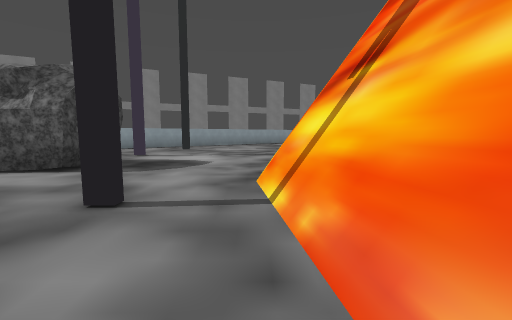
view 1 (above)

24 first-person views from a walk through a Godot game level. The camera is 1.3 m above the floor, tilts 6° down and sees 90° across. The floor is counted in squares, 2 m on a side. Each view is taken from the middle of a square. On the plan, view 1 faces up. The plan holds only what a view shows up to about 9 squares ahead; the rest is blank. The place goes on beyond the plan. Flat picture figures and markers are not drawn.

view 2
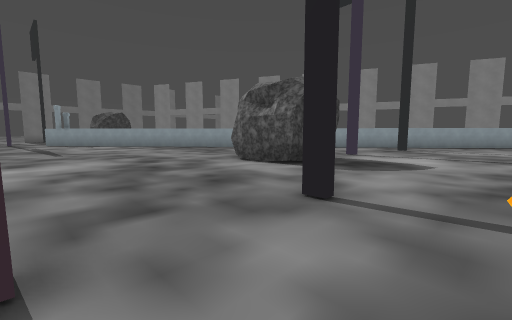

view 3
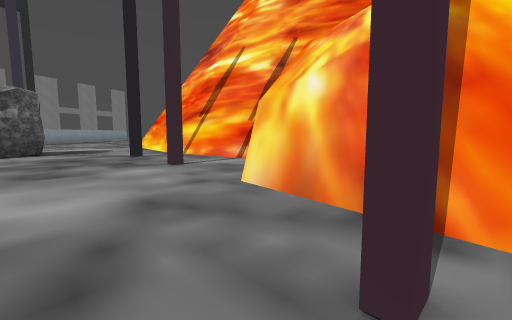

view 4
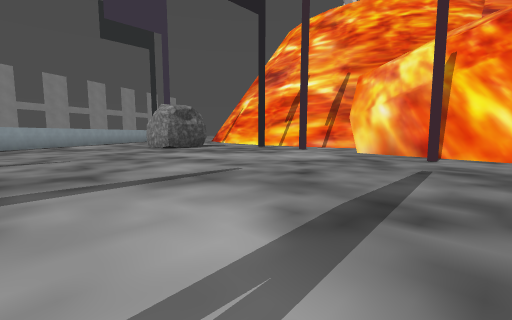

view 5
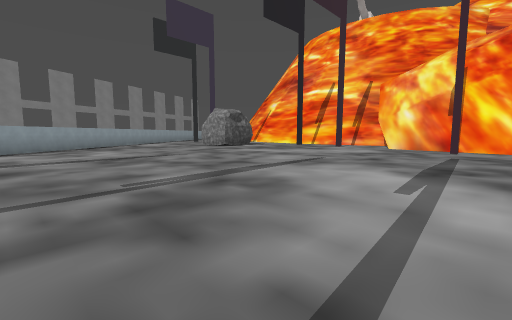

view 6
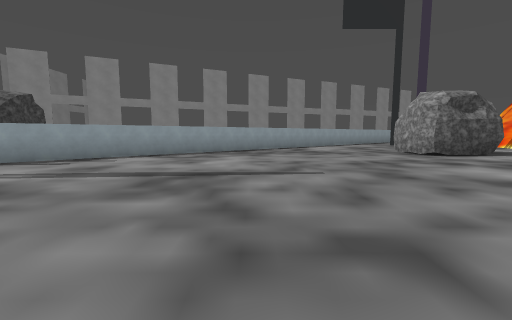

view 7
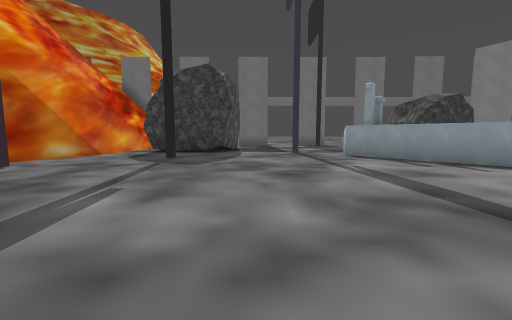

view 8
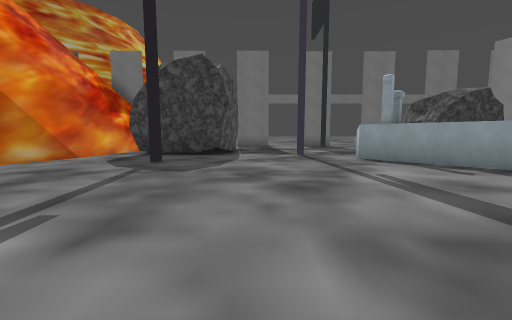

view 9
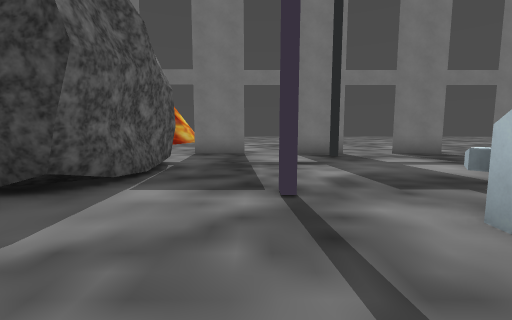

view 10
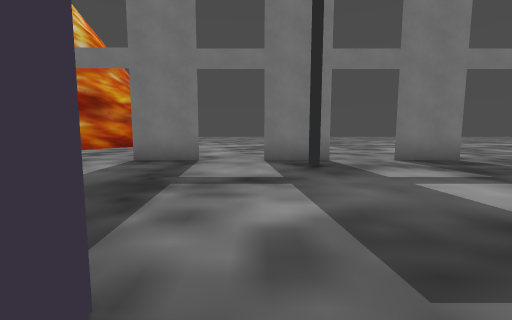

view 11
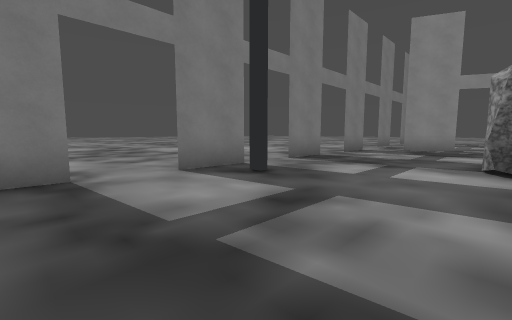

view 12
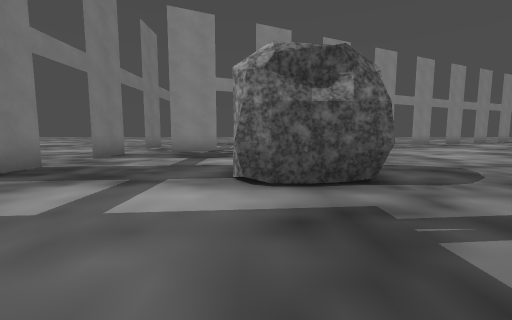

view 13
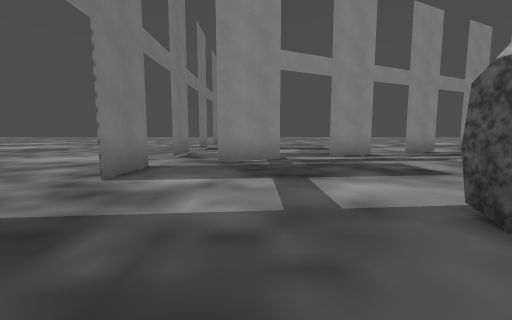

view 14
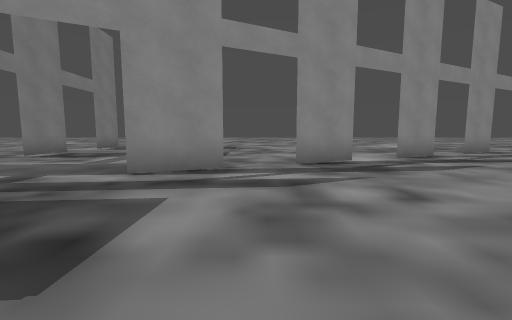

view 15
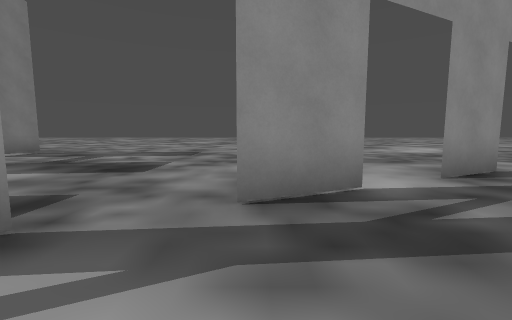

view 16
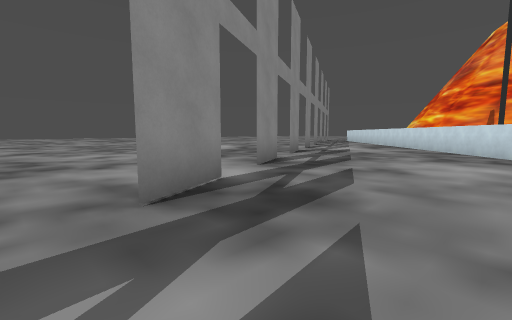

view 17
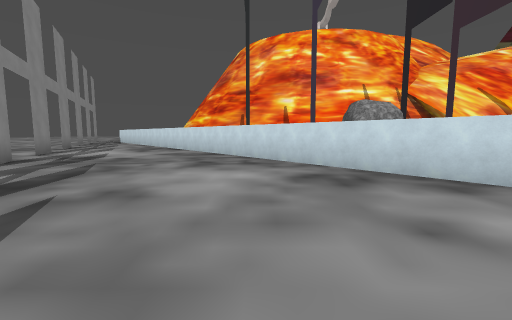

view 18
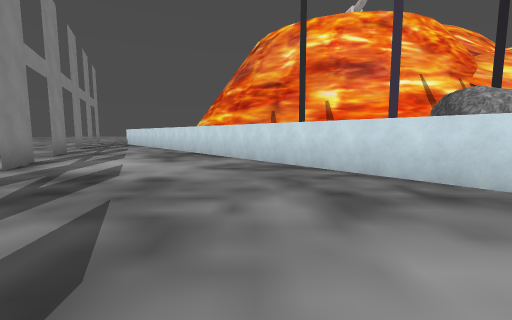

view 19
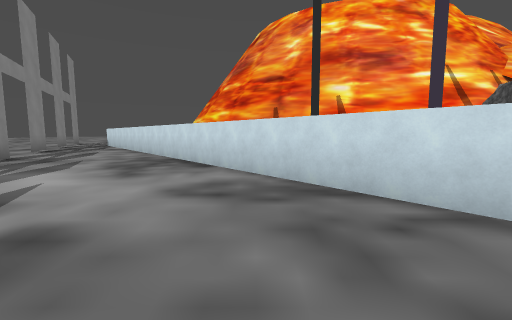

view 20
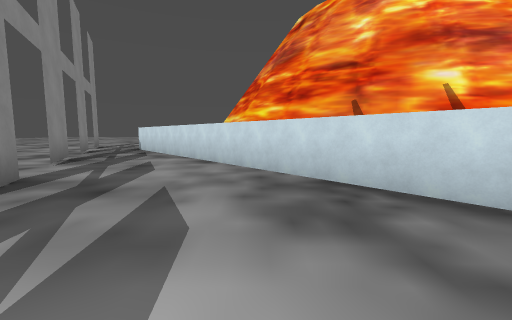

view 21
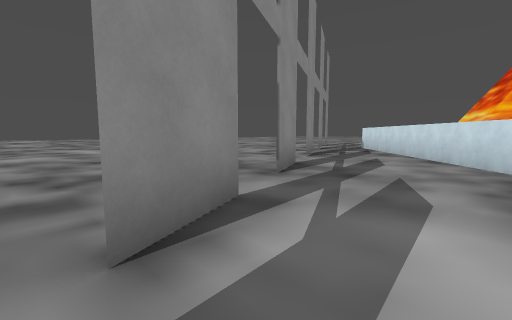

view 22
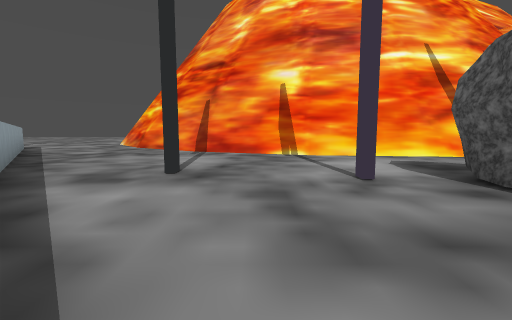

view 23
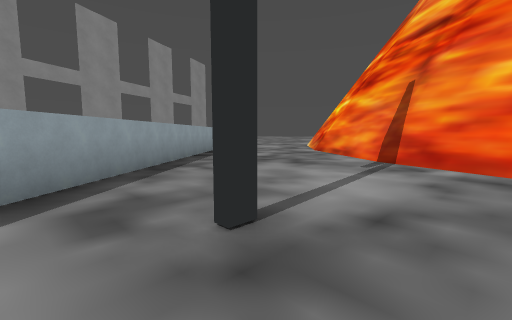

view 24
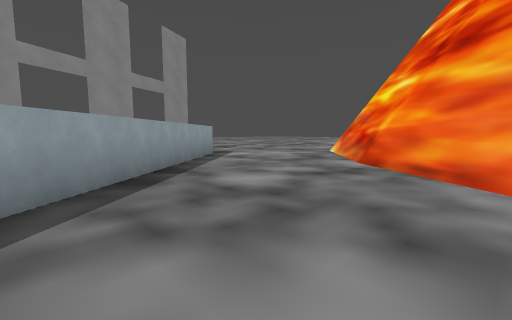

### Floor plan
Key: @ floor where view 1 was taken; # wall or solid block; . main floor; : floor 0.25 m higher than the main floor; / step, stairs or slope; = window, fence, low wall or low ledge; v drop or lower ground; R rock.
Columns run from 26 left of view 1 to 8 right of it. Each row starts with its distance up from view 1.
 19    .......... ... .. ...##...##.
 18    #......... ... ....#....###...
 17    #........ ......#......##......
 16    ......... ............##......##
 15   .#............##......##......##
 14   .#.........##........##......##
 13   ........##..........##......##
 12   .#................###......##
 11 ...#...##..........##.......##
 10 .....#............##...#....##
  9 ...#.............##.........#
  8 ...#............##  .......##
  7   ............###   .......#
  6  ......RR....##......RRR...#
  5 ...#...R....##.......R.R...#
  4 .......RR..##........RR/..##
  3 ..........##..............##
  2 ....#....##..............#.#
  1 ...........................####
  0 ........#................#@#v##
 -1 ...#.......................v//##
 -2   ....RRR................#.///
 -3  ....  :R.#..............#///
 -4  ..     R...............=#v/
 -5        ................###v///
 -6        ####.............##v///
 -7           ##

Positions as (right, up) in squares from view 1, and headings:
1: (0, 0), facing up
2: (0, 0), facing up-left
3: (-4, -5), facing up-right
4: (-10, -6), facing up-right
5: (-13, -6), facing up-right
6: (-10, -3), facing up
7: (-9, -1), facing left
8: (-10, -1), facing left
9: (-15, 0), facing left
10: (-17, 1), facing left
11: (-19, -1), facing up-left
12: (-19, 1), facing up
13: (-21, 4), facing up
14: (-17, 7), facing up
15: (-16, 10), facing up
16: (-17, 10), facing up-right
17: (-15, 10), facing right
18: (-12, 12), facing right
19: (-10, 12), facing right
20: (-7, 15), facing right
21: (-8, 15), facing up-right
22: (-7, 9), facing right
23: (-4, 9), facing up-right
24: (-1, 12), facing up-right
